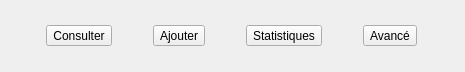
         <widget class="QWidget" name="horizontalLayoutWidget_5">
          <property name="geometry">
           <rect>
            <x>540</x>
            <y>10</y>
            <width>465</width>
            <height>72</height>
           </rect>
          </property>
          <layout class="QHBoxLayout" name="horizontalLayout_9">
           <property name="spacing">
            <number>6</number>
           </property>
           <item>
            <widget class="QToolButton" name="ConsulterCiterne">
             <property name="toolTip">
              <string>Consulter</string>
             </property>
             <property name="text">
              <string>Consulter</string>
             </property>
             <property name="icon">
              <iconset resource="img.qrc">
               <normaloff>:/img/search.svg</normaloff>:/img/search.svg</iconset>
             </property>
             <property name="iconSize">
              <size>
               <width>24</width>
               <height>24</height>
              </size>
             </property>
             <property name="toolButtonStyle">
              <enum>Qt::ToolButtonStyle::ToolButtonTextUnderIcon</enum>
             </property>
            </widget>
           </item>
           <item>
            <widget class="QToolButton" name="AjoutCiterne">
             <property name="toolTip">
              <string>Ajouter</string>
             </property>
             <property name="text">
              <string>Ajouter</string>
             </property>
             <property name="icon">
              <iconset resource="img.qrc">
               <normaloff>:/img/add.svg</normaloff>:/img/add.svg</iconset>
             </property>
             <property name="iconSize">
              <size>
               <width>24</width>
               <height>24</height>
              </size>
             </property>
             <property name="toolButtonStyle">
              <enum>Qt::ToolButtonStyle::ToolButtonTextUnderIcon</enum>
             </property>
            </widget>
           </item>
           <item>
            <widget class="QToolButton" name="StatistiqueCiterne">
             <property name="toolTip">
              <string>Statistiques</string>
             </property>
             <property name="text">
              <string>Statistiques</string>
             </property>
             <property name="icon">
              <iconset resource="img.qrc">
               <normaloff>:/img/chart.svg</normaloff>:/img/chart.svg</iconset>
             </property>
             <property name="iconSize">
              <size>
               <width>24</width>
               <height>24</height>
              </size>
             </property>
             <property name="toolButtonStyle">
              <enum>Qt::ToolButtonStyle::ToolButtonTextUnderIcon</enum>
             </property>
            </widget>
           </item>
           <item>
            <widget class="QToolButton" name="MetierAvanceCiterne">
             <property name="toolTip">
              <string>Avancé</string>
             </property>
             <property name="text">
              <string>Avancé</string>
             </property>
             <property name="icon">
              <iconset resource="img.qrc">
               <normaloff>:/img/settings.svg</normaloff>:/img/settings.svg</iconset>
             </property>
             <property name="iconSize">
              <size>
               <width>24</width>
               <height>24</height>
              </size>
             </property>
             <property name="toolButtonStyle">
              <enum>Qt::ToolButtonStyle::ToolButtonTextUnderIcon</enum>
             </property>
            </widget>
           </item>
          </layout>
         </widget>
